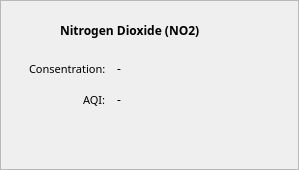
                     <widget class="QFrame" name="frame_no2">
                      <property name="sizePolicy">
                       <sizepolicy hsizetype="Preferred" vsizetype="Fixed">
                        <horstretch>0</horstretch>
                        <verstretch>0</verstretch>
                       </sizepolicy>
                      </property>
                      <property name="minimumSize">
                       <size>
                        <width>0</width>
                        <height>170</height>
                       </size>
                      </property>
                      <property name="frameShape">
                       <enum>QFrame::StyledPanel</enum>
                      </property>
                      <property name="frameShadow">
                       <enum>QFrame::Raised</enum>
                      </property>
                      <widget class="QLabel" name="label_6">
                       <property name="geometry">
                        <rect>
                         <x>60</x>
                         <y>10</y>
                         <width>201</width>
                         <height>41</height>
                        </rect>
                       </property>
                       <property name="font">
                        <font>
                         <family>Nunito Light</family>
                         <pointsize>9</pointsize>
                         <weight>75</weight>
                         <bold>true</bold>
                        </font>
                       </property>
                       <property name="text">
                        <string>Nitrogen Dioxide (NO2)</string>
                       </property>
                      </widget>
                      <widget class="QWidget" name="formLayoutWidget">
                       <property name="geometry">
                        <rect>
                         <x>19</x>
                         <y>60</y>
                         <width>271</width>
                         <height>101</height>
                        </rect>
                       </property>
                       <layout class="QFormLayout" name="formLayout_2">
                        <property name="labelAlignment">
                         <set>Qt::AlignRight|Qt::AlignTrailing|Qt::AlignVCenter</set>
                        </property>
                        <property name="horizontalSpacing">
                         <number>11</number>
                        </property>
                        <property name="verticalSpacing">
                         <number>14</number>
                        </property>
                        <property name="leftMargin">
                         <number>10</number>
                        </property>
                        <item row="0" column="0">
                         <widget class="QLabel" name="label_11">
                          <property name="font">
                           <font>
                            <family>Nunito Light</family>
                            <pointsize>8</pointsize>
                            <weight>50</weight>
                            <bold>false</bold>
                           </font>
                          </property>
                          <property name="text">
                           <string>Consentration:</string>
                          </property>
                         </widget>
                        </item>
                        <item row="1" column="0">
                         <widget class="QLabel" name="label_12">
                          <property name="font">
                           <font>
                            <family>Nunito Light</family>
                            <pointsize>8</pointsize>
                            <weight>50</weight>
                            <bold>false</bold>
                           </font>
                          </property>
                          <property name="text">
                           <string>AQI:</string>
                          </property>
                         </widget>
                        </item>
                        <item row="0" column="1">
                         <widget class="QLabel" name="no2_cons">
                          <property name="font">
                           <font>
                            <family>Nunito SemiBold</family>
                           </font>
                          </property>
                          <property name="text">
                           <string>-</string>
                          </property>
                         </widget>
                        </item>
                        <item row="1" column="1">
                         <widget class="QLabel" name="no2_aqi">
                          <property name="font">
                           <font>
                            <family>Nunito SemiBold</family>
                            <weight>50</weight>
                            <bold>false</bold>
                           </font>
                          </property>
                          <property name="text">
                           <string>-</string>
                          </property>
                          <property name="textInteractionFlags">
                           <set>Qt::LinksAccessibleByMouse</set>
                          </property>
                         </widget>
                        </item>
                       </layout>
                      </widget>
                     </widget>
